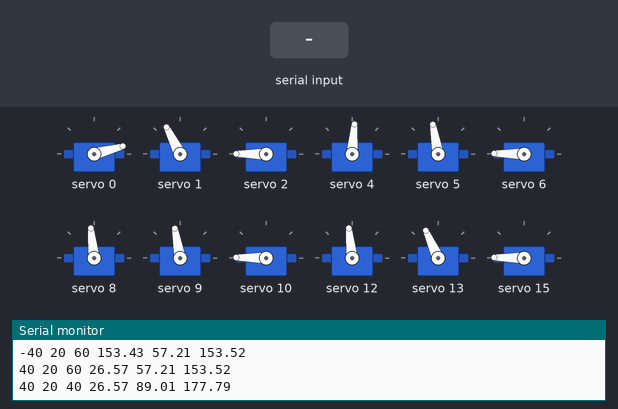
This sketch was run on a simulated Arduino Uno, built with avr-gcc and run on an emulated ATmega328P. Shown: 12 × servo, the last lines printed to the serial monitor. The test bench sets the inputs (shaded band).

Above: at 1.8 s.
1.9 s: "+\n" received over Serial
At 3.1 s:
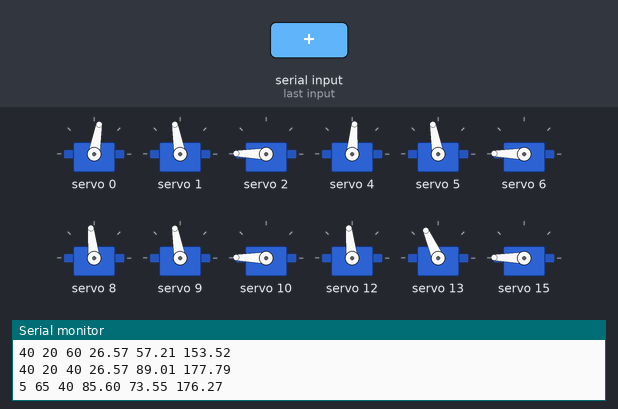
3.4 s: "++\n" received over Serial
At 4.2 s:
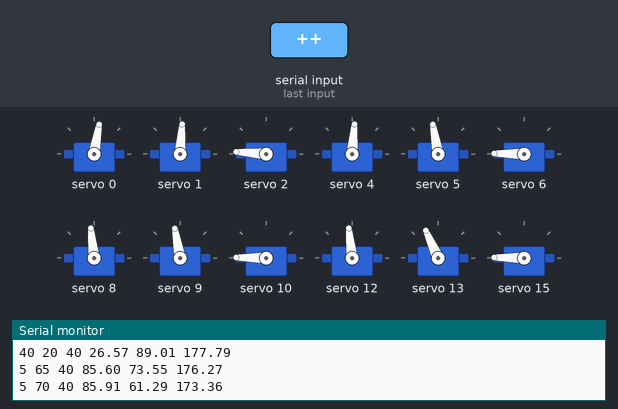
4.9 s: "+++\n" received over Serial
At 5.4 s:
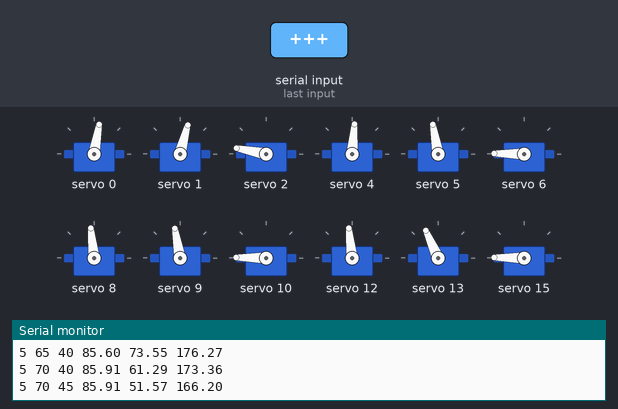
6.4 s: "+\n" received over Serial
At 7.6 s:
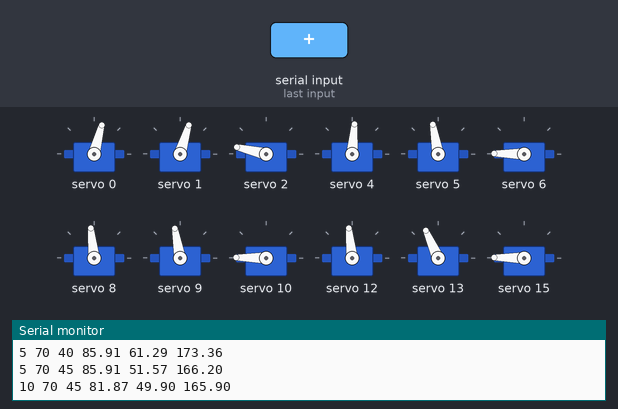
7.9 s: "--\n" received over Serial
At 8.8 s:
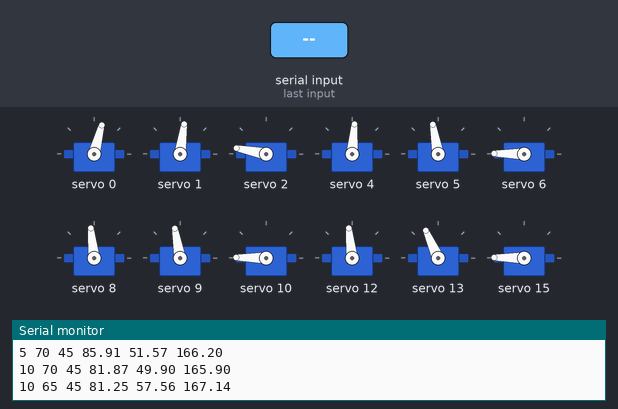
Timing chart, 0 to 10.4 s (numbered marks = the images above; inputs shaded):
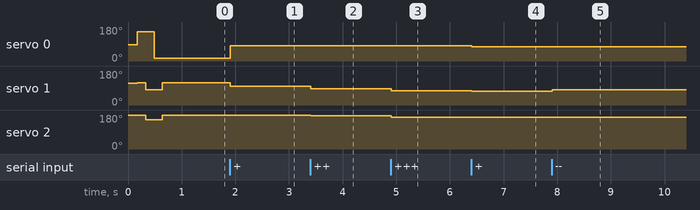

The sketch:

serial_test_2.ino
```cpp
#include <Adafruit_PWMServoDriver.h>
#define SERVOMIN 100 // this is the 'minimum' pulse length count (out of 4096)
#define SERVOMAX 600 // this is the 'maximum' pulse length count (out of 4096)
#define LINK_1 60
#define LINK_2 120
#define LINK_3 80

Adafruit_PWMServoDriver pwm = Adafruit_PWMServoDriver();

struct ServoObj
{
    int pin;
    int offset;

    ServoObj(int pin, int offset)
    {
        this->pin = pin;
        this->offset = offset;
    }
};

ServoObj leg_1_1(0, 0);
ServoObj leg_1_2(1, 30);
ServoObj leg_1_3(2, 0);

ServoObj leg_2_1(4, 0);
ServoObj leg_2_2(5, 30);
ServoObj leg_2_3(6, 0);

ServoObj leg_3_1(8, 10);
ServoObj leg_3_2(9, 30);
ServoObj leg_3_3(10, 0);

ServoObj leg_4_1(12, 10);
ServoObj leg_4_2(13, 42);
ServoObj leg_4_3(15, 0);

ServoObj servos[] = {
    leg_1_1, leg_1_2, leg_1_3,
    leg_2_1, leg_2_2, leg_2_3,
    leg_3_1, leg_3_2, leg_3_3,
    leg_4_1, leg_4_2, leg_4_3};

struct Angles
{
    double theta_1;
    double theta_2;
    double theta_3;

    Angles()
    {
        this->theta_1 = 0;
        this->theta_2 = 0;
        this->theta_3 = 0;
    }

    Angles(double theta_1, double theta_2, double theta_3)
    {
        this->theta_1 = theta_1;
        this->theta_2 = theta_2;
        this->theta_3 = theta_3;
    }
};
 // 0, 60, 40 - up
// 40, 20, 40 - up-back
// -40, 20, 40 - up-front

//0, 50, 60   - down
//40, 20, 60  - down-back
// -40, 20, 60- down-front

void up(int leg)
{
    getIk(0, 60, 40, leg);
}

void down(int leg)
{
    getIk(0, 50, 60, leg);
}

void frontUp(int leg)
{
    getIk(-40, 20, 40, leg);
}

void frontDown(int leg)
{

    getIk(-40, 20, 60, leg);
}

void backDown(int leg)
{
    getIk(40, 20, 60, leg);
}

void backUp(int leg)
{
    getIk(40, 20, 40, leg);
}

void getIk(int x, int y, int z, int leg)
{
    auto theta_1 = atan2(y, x);
    auto A = z;
    auto B = cos(theta_1) * x + y + sin(theta_1) - LINK_1;
    auto C = ((pow(A, 2) + pow(B, 2) - pow(LINK_3, 2) - pow(LINK_2, 2)) / (2 * LINK_3 * LINK_2));
    auto theta_3 = atan2(sqrt(1 - pow(C, 2)), C);

    auto D = (cos(theta_3) * LINK_3) + LINK_2;
    auto E = sin(theta_3) * LINK_3;
    auto numerator = (A * D - B * E) / (pow(E, 2) + pow(D, 2));
    auto denominator = 1 - pow(numerator, 2);
    auto theta_2 = atan2(numerator, sqrt(denominator));
    int angleToPulse(int ang);

    theta_1 = degrees(theta_1);
    theta_2 = degrees(theta_2);
    theta_3 = degrees(theta_3);

    if (isnan(theta_1) || isnan(theta_2) || isnan(theta_3))
    {
        Serial.println(String("x: " + String(x) + " y: " + String(y) + " z: " + String(z)));
        return;
    }

    switch (leg)
    {
    case 1:
    {
        pwm.setPWM(servos[0].pin, 0, angleToPulse((theta_1) + servos[0].offset));
        pwm.setPWM(servos[1].pin, 0, angleToPulse((theta_2) + servos[1].offset));
        pwm.setPWM(servos[2].pin, 0, angleToPulse((theta_3) + servos[2].offset));
        break;
    }
    case 2:
    {
        pwm.setPWM(servos[3].pin, 0, angleToPulse((theta_1) + servos[3].offset));
        pwm.setPWM(servos[4].pin, 0, angleToPulse((theta_2) + servos[4].offset));
        pwm.setPWM(servos[5].pin, 0, angleToPulse((theta_3) + servos[5].offset));
        break;
    }
    case 3:
    {
        pwm.setPWM(servos[6].pin, 0, angleToPulse((theta_1) + servos[6].offset));
        pwm.setPWM(servos[7].pin, 0, angleToPulse((theta_2) + servos[7].offset));
        pwm.setPWM(servos[8].pin, 0, angleToPulse((theta_3) + servos[8].offset));
        break;
    }
    case 4:
    {
        pwm.setPWM(servos[9].pin, 0, angleToPulse((theta_1) + servos[9].offset));
        pwm.setPWM(servos[10].pin, 0, angleToPulse((theta_2) + servos[10].offset));
        pwm.setPWM(servos[11].pin, 0, angleToPulse((theta_3) + servos[11].offset));
        break;
    }
    }
    Serial.println(String(x) + " " + String(y) + " " + String(z) + " " + String((theta_1)) + " " + String((theta_2)) + " " + String((theta_3)));
}


int globalX = 0;
int globalY = 65;
int globalZ = 40;


void setup()
{
    Serial.begin(115200);
    pwm.begin();
    pwm.setPWMFreq(60);

    getIk(globalX, globalY, globalZ, 1);
    getIk(globalX, globalY, globalZ, 2);
    getIk(globalX, globalY, globalZ, 3);
    getIk(globalX, globalY, globalZ, 4);

//    delay(2000);
//
//    getIk(0, 60, 40, 1);
//    delay(2000);
//    getIk(40, 20, 40, 1);
//    delay(2000);
//    getIk(-40, 20, 40, 1);
//
//    delay(2000);
//
//    getIk(0, 50, 60, 1);
//    delay(2000);
//    getIk(-40, 20, 60, 1);
//    delay(2000);
//    getIk(40, 20, 60, 1);

    up(1);
    delay(150);
    frontUp(1);
    delay(150);
    frontDown(1);
    delay(150);
    backDown(1);
    delay(150);
    backUp(1);
}

void loop()
{

    while (!Serial.available())
    {
    }

    while (Serial.available())
    {
        String incoming = Serial.readStringUntil('\n');
        if (incoming == "+")
        {
            globalX += 5;

            getIk(globalX, globalY, globalZ, 1);
            // getIk(globalX, globalY, globalZ, 2);
            // getIk(globalX, globalY, globalZ, 3);
            // getIk(globalX, globalY, globalZ, 4);
        }

        else if (incoming == "++")
        {
            globalY += 5;

            getIk(globalX, globalY, globalZ, 1);
            // getIk(globalX, globalY, globalZ, 2);
            // getIk(globalX, globalY, globalZ, 3);
            // getIk(globalX, globalY, globalZ, 4);
        }

        else if (incoming == "+++")
        {
            globalZ += 5;

            getIk(globalX, globalY, globalZ, 1);
            // getIk(globalX, globalY, globalZ, 2);
            // getIk(globalX, globalY, globalZ, 3);
            // getIk(globalX, globalY, globalZ, 4);
        }

        else if (incoming == "-")
        {
            globalX -= 5;

            getIk(globalX, globalY, globalZ, 1);
            // getIk(globalX, globalY, globalZ, 2);
            // getIk(globalX, globalY, globalZ, 3);
            // getIk(globalX, globalY, globalZ, 4);
        }

        else if (incoming == "--")
        {
            globalY -= 5;

            getIk(globalX, globalY, globalZ, 1);
            // getIk(globalX, globalY, globalZ, 2);
            // getIk(globalX, globalY, globalZ, 3);
            // getIk(globalX, globalY, globalZ, 4);
        }

        else if (incoming == "---")
        {
            globalZ -= 5;

             getIk(globalX, globalY, globalZ, 1);
//             getIk(globalX, globalY, globalZ, 2);
//             getIk(globalX, globalY, globalZ, 3);
//             getIk(globalX, globalY, globalZ, 4);
        }
    }
}

int angleToPulse(int ang)
{
    int pulse = map(ang, 0, 180, SERVOMIN, SERVOMAX); // map angle of 0 to 180 to Servo min and Servo max

    return pulse;
}
```

Measured:
- after the input at 1.9 s, servo 0: 15° → 80° at once; servo 1: 117° → 100° at once; servo 2: 180° → 179° at once
- after the input at 3.4 s, servo 1: 100° → 86° at once; servo 2: 179° → 176° at once
- after the input at 4.9 s, servo 1: 86° → 75° at once; servo 2: 176° → 169° at once
- after the input at 6.4 s, servo 0: 80° → 75° at once; servo 1: 75° → 73° at once; servo 2: 169° → 167° at once
- after the input at 7.9 s, servo 1: 73° → 82° at once; servo 2: 167° → 169° at once
